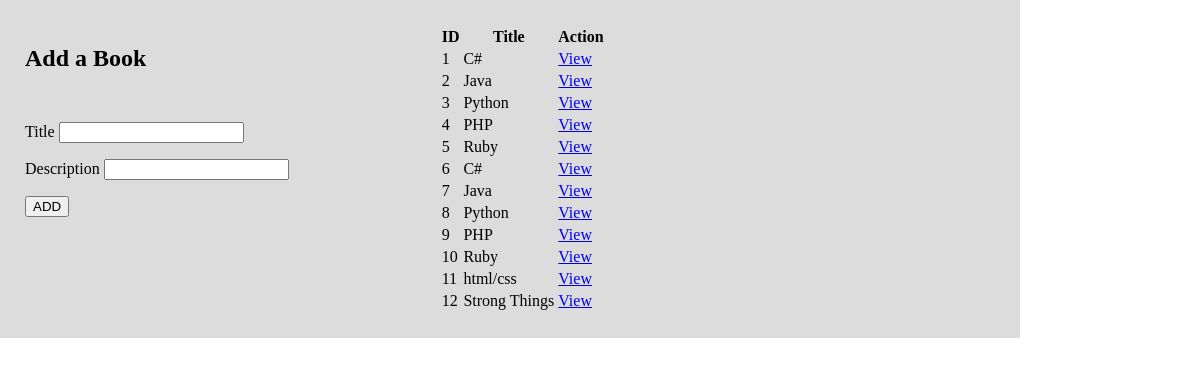
The page / on the database its author committed.
### books_authors_app/models.py (models this page shows)
class Books(models.Model):
    title = models.CharField(max_length=255)
    describe = models.TextField()
    created_at = models.DateTimeField(auto_now_add=True)
    updated_at = models.DateTimeField(auto_now=True)

### books_authors_app/views.py (the view)
# urls.py: path('', views.index),
def index(request):
    context = {
        "all_books": Books.objects.all(),
        "all_authors": Authors.objects.all(),
    }
    return render(request, 'index.html', context)

### books_authors_app/templates/index.html (shortened to what this page needs)
<!DOCTYPE html>
<html lang="en">
<head>
    {% load static %}
    <link rel="stylesheet" href="{% static 'css/style.css' %}">
</head>
<body>
    <div id="container">
        <div>
            <h2>Add a Book</h2>
            <form action="/books/create" method="post">
                <p><label for="title">Title
                        <input type="text" name="title"></label>
                </p>
                <p><label for="describe">Description
                        <input type="text" name="describe"></label>
                </p>
                <button type="submit">ADD</button>
            </form>
        </div>
        <table>
            <tr>
                <th>ID</th>
                <th>Title</th>
                <th>Action</th>
            </tr>
            {% for book in all_books %}
            <tr>
                <td>{{ book.id }}</td>
                <td>{{ book.title }}</td>
                <td><a href="/books/{{ book.id }}">View</a></td>
            </tr>
            {% endfor %}
        </table>
    </div>
</body>
</html>

### books_authors_app/static/css/style.css (style rules this page uses)
body { margin: 0 auto; }
#container { width:970px; background-color: gainsboro; padding : 25px; display: flex; }
form { margin-top: 50px; }
table { margin-left: 150px; }

### rows shown on the page
Books: id "1", title "C#"
Books: id "2", title "Java"
Books: id "3", title "Python"
Books: id "4", title "PHP"
Books: id "5", title "Ruby"
Books: id "6", title "C#"
Books: id "7", title "Java"
Books: id "8", title "Python"
Books: id "9", title "PHP"
Books: id "10", title "Ruby"
Books: id "11", title "html/css"
Books: id "12", title "Strong Things"
